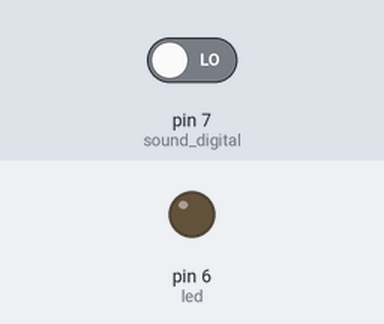
This sketch was run on a simulated Arduino Uno, built with avr-gcc and run on an emulated ATmega328P. Shown: output pins drawn as LEDs (lit = HIGH). Inputs (shaded band) come from the test bench; at power-on: pin 7 (sound_digital) LOW.

Above: at 1.2 s.
1.3 s: pin 7 (sound_digital) driven HIGH
At 2.2 s:
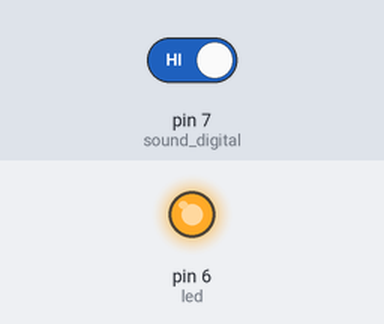
2.8 s: pin 7 (sound_digital) driven LOW
At 3.4 s:
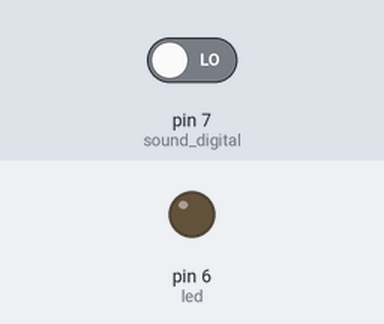
Timing chart, 0 to 5.8 s (numbered marks = the images above; inputs shaded):
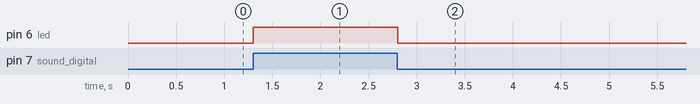

Measured:
- after the input at 1.3 s, pin 6 (led): LOW → HIGH at once
- after the input at 2.8 s, pin 6 (led): HIGH → LOW at once

The sketch:

14.2.ino
```cpp
int led = 6;
int sound_digital = 7;
int val = 0;

void setup(){
  pinMode(led, OUTPUT);
  pinMode(sound_digital, INPUT);
}

void loop()
{
  val = digitalRead(sound_digital);
  // when the sensor detects a signal above the threshold value, LED flashes.
  if (val == HIGH)
  {
    digitalWrite (led, HIGH);
    delay(10);
  }
  else
  {
    digitalWrite (led, LOW);
  }
}
```
